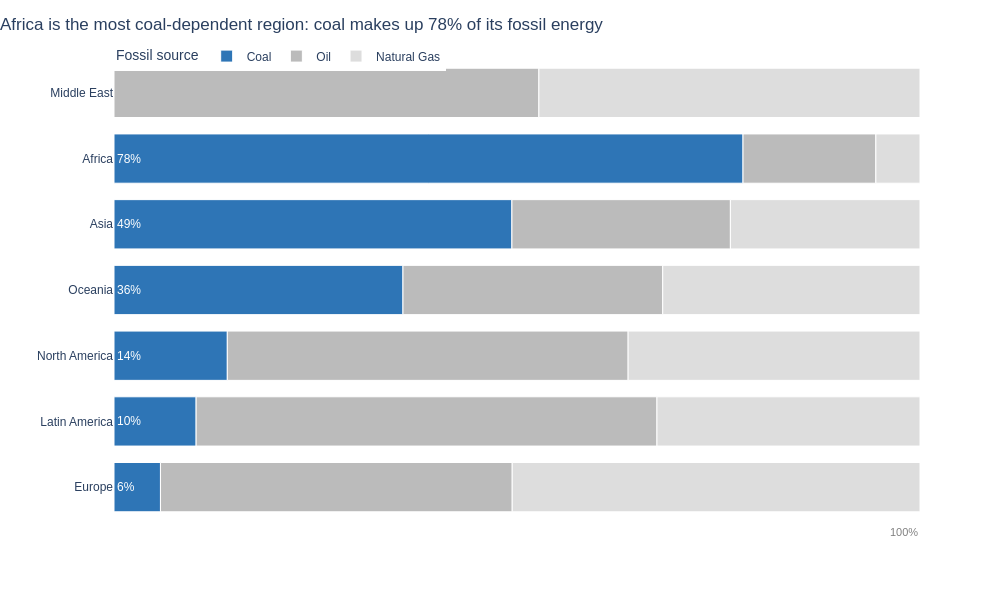

The code cell stored with this chart in its notebook:
### Markdown cell above
## Task 3 — 100% stacked bar: which region relies most on coal?

**What to build:** A horizontal 100% stacked bar chart showing, for each **Region**, how its fossil energy splits between Coal, Oil and Natural Gas. This is the **same data as your Task 1 treemap**, visualised a second way.

**Requirements:**
- Reuse `df_fossil` from Task 1; aggregate TWh by `Region` × `Source` and convert to **shares of each region's fossil total**
- Horizontal bars, regions **sorted by coal share** (highest at the top)
- Coal is the segment on the baseline (first in `category_orders`) and the **only coloured segment** — keep it the same colour as in Task 1; Oil and Natural Gas in two greys
- Percentage labels on the coal segments only
- Insight title naming the most coal-dependent region and its coal share

> 💡 `df.groupby('Region')['TWh'].transform('sum')` gives each row its region total

### Code cell
df_fossil = df.loc[df['Source_Type'] == 'Fossil'].copy()     

reg = df_fossil.groupby(['Region', 'Source'], as_index=False)['TWh'].sum()
reg['Share'] = reg['TWh'] / reg.groupby('Region')['TWh'].transform('sum')

region_order = (reg.loc[reg['Source'] == 'Coal']
                   .sort_values('Share', ascending=False)['Region'].tolist())

top_region = region_order[0]
top_share = reg.loc[(reg['Region'] == top_region) & (reg['Source'] == 'Coal'), 'Share'].iloc[0]

reg['Label'] = np.where(reg['Source'] == 'Coal', reg['Share'].map('{:.0%}'.format), '')

coal_mapping = {'Coal': '#2E75B6', 'Oil': '#BBBBBB', 'Natural Gas': '#DDDDDD'}

fig = px.bar(
    reg,
    x='Share', y='Region',
    color='Source',
    text='Label',
    color_discrete_map=coal_mapping,
    category_orders={'Region': region_order,
                     'Source': ['Coal', 'Oil', 'Natural Gas']},    
    labels={'Share': 'Share of fossil energy', 'Source': 'Fossil source'},
    hover_name='Region',
    hover_data={'Label': False, 'Share': ':.0%'},
    height=600, width=1000,
    template='plotly_white',
)

fig.update_traces(
    textposition='inside', insidetextanchor='start',
    textfont=dict(color='white', size=12),
    marker_line_color='white', marker_line_width=1,
)

fig.update_layout(
    title=dict(text=f'{top_region} is the most coal-dependent region: coal makes up {top_share:.0%} of its fossil energy',
               x=0),
    font=dict(family='Arial', size=12),
    bargap=0.25,
    legend=dict(orientation='h', x=0, y=1.04),
    xaxis=dict(visible=False, range=[0, 1]),
    yaxis=dict(title=''),
)

fig.add_annotation(
    x=1, y=0, xref='x', yref='paper',
    xanchor='right', yanchor='top', yshift=-4,
    text='100%', showarrow=False,
    font=dict(size=11, color='grey'),
)

fig.show()

### Figure 1 — Plotly figure (JSON) as saved in the notebook; plotly's stock layout.template omitted (floating-point values rounded to 4 significant figures)
{"data": [{"customdata": [["78%"], ["49%"], ["6%"], ["10%"], ["14%"], ["36%"]], "hovertemplate": "<b>%{hovertext}</b><br><br>Fossil source=Coal<br>Share of fossil energy=%{x:.0%}<br>Region=%{y}<extra></extra>", "hovertext": ["Africa", "Asia", "Europe", "Latin America", "North America", "Oceania"], "insidetextanchor": "start", "legendgroup": "Coal", "marker": {"color": "#2E75B6", "line": {"color": "white", "width": 1}, "pattern": {"shape": ""}}, "name": "Coal", "orientation": "h", "showlegend": true, "text": ["78%", "49%", "6%", "10%", "14%", "36%"], "textfont": {"color": "white", "size": 12}, "textposition": "inside", "type": "bar", "x": [0.7804, 0.4937, 0.05765, 0.1019, 0.1406, 0.3585], "xaxis": "x", "y": ["Africa", "Asia", "Europe", "Latin America", "North America", "Oceania"], "yaxis": "y"}, {"customdata": [[""], [""], [""], [""], [""], [""], [""]], "hovertemplate": "<b>%{hovertext}</b><br><br>Fossil source=Oil<br>Share of fossil energy=%{x:.0%}<br>Region=%{y}<extra></extra>", "hovertext": ["Africa", "Asia", "Europe", "Latin America", "Middle East", "North America", "Oceania"], "insidetextanchor": "start", "legendgroup": "Oil", "marker": {"color": "#BBBBBB", "line": {"color": "white", "width": 1}, "pattern": {"shape": ""}}, "name": "Oil", "orientation": "h", "showlegend": true, "text": ["", "", "", "", "", "", ""], "textfont": {"color": "white", "size": 12}, "textposition": "inside", "type": "bar", "x": [0.1648, 0.2711, 0.4364, 0.5718, 0.5271, 0.4973, 0.3223], "xaxis": "x", "y": ["Africa", "Asia", "Europe", "Latin America", "Middle East", "North America", "Oceania"], "yaxis": "y"}, {"customdata": [[""], [""], [""], [""], [""], [""], [""]], "hovertemplate": "<b>%{hovertext}</b><br><br>Fossil source=Natural Gas<br>Share of fossil energy=%{x:.0%}<br>Region=%{y}<extra></extra>", "hovertext": ["Africa", "Asia", "Europe", "Latin America", "Middle East", "North America", "Oceania"], "insidetextanchor": "start", "legendgroup": "Natural Gas", "marker": {"color": "#DDDDDD", "line": {"color": "white", "width": 1}, "pattern": {"shape": ""}}, "name": "Natural Gas", "orientation": "h", "showlegend": true, "text": ["", "", "", "", "", "", ""], "textfont": {"color": "white", "size": 12}, "textposition": "inside", "type": "bar", "x": [0.05476, 0.2352, 0.5059, 0.3264, 0.4729, 0.3621, 0.3192], "xaxis": "x", "y": ["Africa", "Asia", "Europe", "Latin America", "Middle East", "North America", "Oceania"], "yaxis": "y"}], "layout": {"annotations": [{"font": {"color": "grey", "size": 11}, "showarrow": false, "text": "100%", "x": 1, "xanchor": "right", "xref": "x", "y": 0, "yanchor": "top", "yref": "paper", "yshift": -4}], "bargap": 0.25, "barmode": "relative", "font": {"family": "Arial", "size": 12}, "height": 600, "legend": {"orientation": "h", "title": {"text": "Fossil source"}, "tracegroupgap": 0, "x": 0, "y": 1.04}, "margin": {"t": 60}, "title": {"text": "Africa is the most coal-dependent region: coal makes up 78% of its fossil energy", "x": 0}, "width": 1000, "xaxis": {"anchor": "y", "domain": [0, 1], "range": [0, 1], "title": {"text": "Share of fossil energy"}, "visible": false}, "yaxis": {"anchor": "x", "categoryarray": ["Europe", "Latin America", "North America", "Oceania", "Asia", "Africa"], "categoryorder": "array", "domain": [0, 1], "title": {"text": ""}}}}
